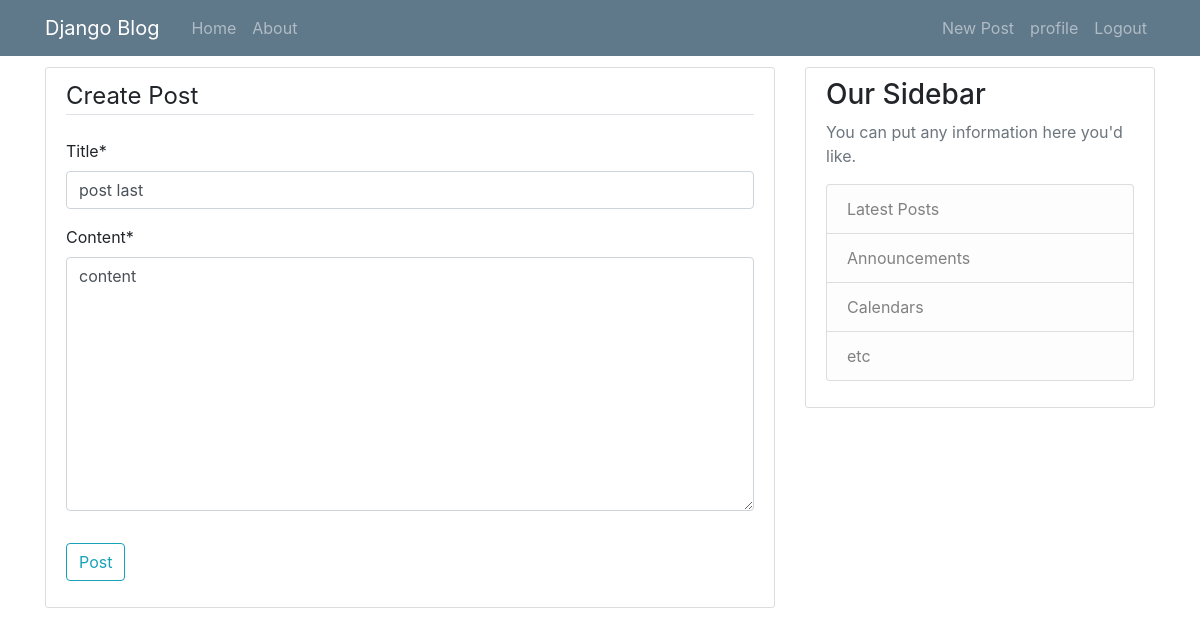
Before: /post/6/update/ (signed in) with the older database file.
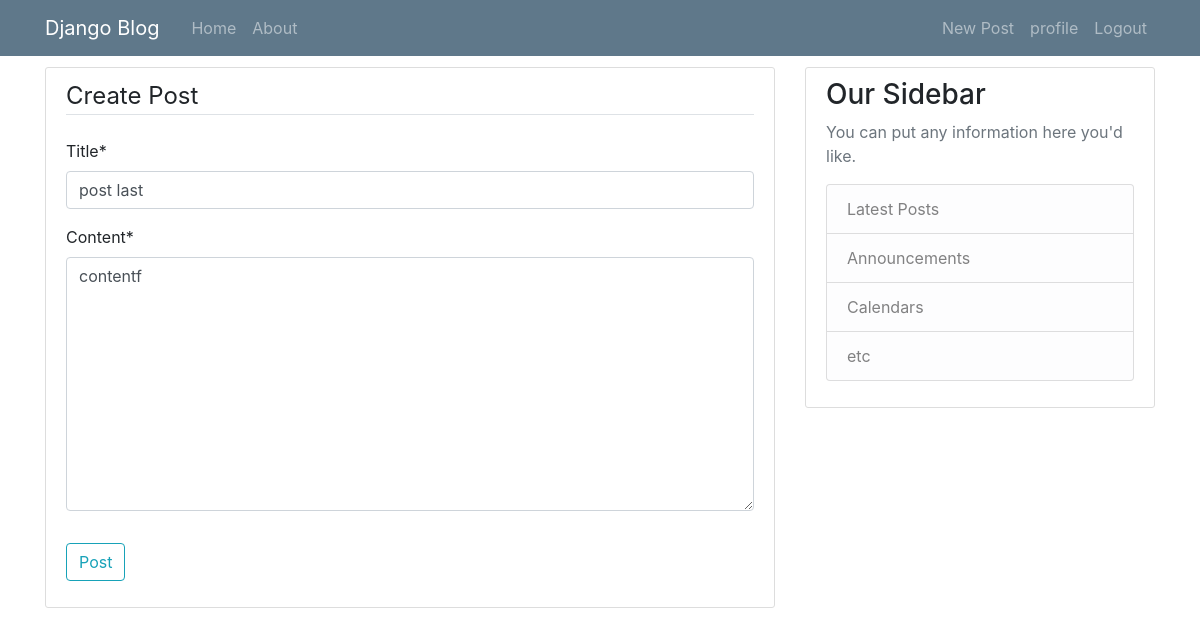
After: the same page with the newer database file.
### blog_app/models.py (models this page shows, shortened)
class Post(models.Model):
	title = models.CharField(max_length=100)
	content = models.TextField()
	date_posted = models.DateTimeField(default=timezone.now)
	author = models.ForeignKey(User, on_delete=models.CASCADE)

### blog_app/views.py (the view)
# urls.py: path('post/<int:pk>/update/',PostUpdateView.as_view(),name='post-update'),
class PostUpdateView(LoginRequiredMixin,UserPassesTestMixin,UpdateView):
	model = Post
	fields = ['title','content']
	def test_func(self):
		post = self.get_object()
		if post.author == self.request.user:
			return True
		return False

### templates/blog_app/post_form.html (shortened to what this page needs)
{% extends 'blog_app/base.html' %}
{% load crispy_forms_tags %}
{% block content %}
<div class="content-section">
	<form method="POST">
		<fieldset class="form-group">
			<legend class="border-bottom mb-4">Create Post</legend>
			{{ form|crispy }}
		</fieldset>
		<div class="form-group">
			<button class="btn btn-outline-info" type="submit">Post</button>
		</div>
	</form>
</div>
{% endblock %}

Changed rows visible on the page:
changed Post "post last": content "content" → "contentf"
